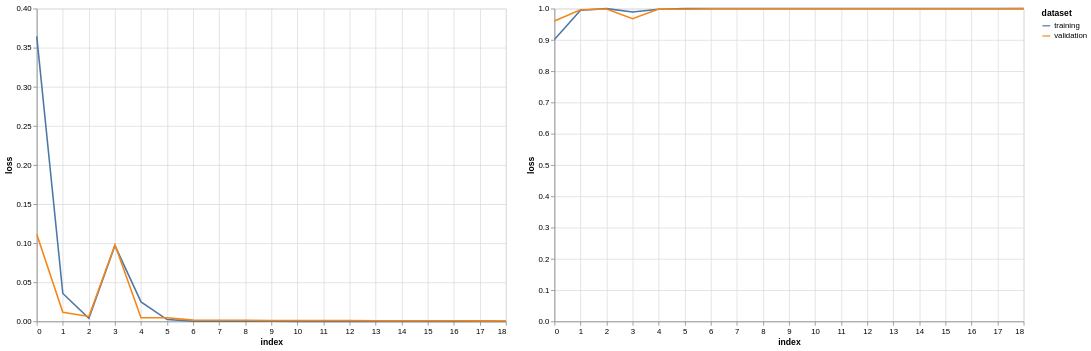

Write notebook code for a chart like this one.
### Code cell
loss_df = results_df.loc[:epoch-1,[('training', 'loss'), ('validation', 'loss')]]
# loss_df.columns = ["_".join(a) for a in loss_df.columns.to_flat_index()]
loss_df.columns = loss_df.columns.get_level_values(0)
loss_chart = alt.Chart(
    loss_df.reset_index()
).transform_fold(
    loss_df.columns.to_list(), ['dataset', 'loss']
).mark_line().encode(
    x='index:Q', y='loss:Q', color='dataset:N'
).properties(width=600, height=400)
# ------
accuracy_df = results_df.loc[:epoch-1,[('training', 'accuracy'), ('validation', 'accuracy')]]
# accuracy_df.columns = ["_".join(a) for a in accuracy_df.columns.to_flat_index()]
accuracy_df.columns = accuracy_df.columns.get_level_values(0)
accuracy_df_chart = alt.Chart(
    accuracy_df.reset_index()
).transform_fold(
    accuracy_df.columns.to_list(), ['dataset', 'loss']
).mark_line().encode(
    x='index:Q', y='loss:Q', color='dataset:N'
).properties(width=600, height=400)
# ------
# loss_chart
# accuracy_df_chart
loss_chart | accuracy_df_chart

### Figure 1 — Vega-Lite specification as saved in the notebook (floating-point values rounded to 4 significant figures)
{"config": {"view": {"continuousWidth": 300, "continuousHeight": 300}}, "hconcat": [{"data": {"name": "data-b70e117feabe0222d8cf27b8462fbcf3"}, "mark": {"type": "line"}, "encoding": {"color": {"field": "dataset", "type": "nominal"}, "x": {"field": "index", "type": "quantitative"}, "y": {"field": "loss", "type": "quantitative"}}, "height": 400, "transform": [{"fold": ["training", "validation"], "as": ["dataset", "loss"]}], "width": 600}, {"data": {"name": "data-0a6b8340883ae103902cd2b18971f66f"}, "mark": {"type": "line"}, "encoding": {"color": {"field": "dataset", "type": "nominal"}, "x": {"field": "index", "type": "quantitative"}, "y": {"field": "loss", "type": "quantitative"}}, "height": 400, "transform": [{"fold": ["training", "validation"], "as": ["dataset", "loss"]}], "width": 600}], "$schema": "https://vega.github.io/schema/vega-lite/v5.8.0.json", "datasets": {"data-b70e117feabe0222d8cf27b8462fbcf3": [{"index": 0, "training": 0.3645, "validation": 0.1115}, {"index": 1, "training": 0.03573, "validation": 0.01175}, {"index": 2, "training": 0.003901, "validation": 0.00634}, {"index": 3, "training": 0.09699, "validation": 0.09805}, {"index": 4, "training": 0.02491, "validation": 0.004613}, {"index": 5, "training": 0.002359, "validation": 0.004756}, {"index": 6, "training": 0.0003424, "validation": 0.001637}, {"index": 7, "training": 0.0001457, "validation": 0.00156}, {"index": 8, "training": 0.0001115, "validation": 0.001453}, {"index": 9, "training": 9.061e-05, "validation": 0.001262}, {"index": 10, "training": 7.538e-05, "validation": 0.001109}, {"index": 11, "training": 6.373e-05, "validation": 0.001086}, {"index": 12, "training": 5.473e-05, "validation": 0.001043}, {"index": 13, "training": 4.718e-05, "validation": 0.0009117}, {"index": 14, "training": 4.04e-05, "validation": 0.000818}, {"index": 15, "training": 3.476e-05, "validation": 0.000816}, {"index": 16, "training": 3.016e-05, "validation": 0.000741}, {"index": 17, "training": 2.575e-05, "validation": 0.0007147}, {"index": 18, "training": 2.231e-05, "validation": 0.0006043}], "data-0a6b8340883ae103902cd2b18971f66f": [{"index": 0, "training": 0.9012, "validation": 0.9606}, {"index": 1, "training": 0.9949, "validation": 0.9966}, {"index": 2, "training": 1.0, "validation": 0.9985}, {"index": 3, "training": 0.9891, "validation": 0.9675}, {"index": 4, "training": 0.9978, "validation": 0.9989}, {"index": 5, "training": 0.9999, "validation": 0.9981}, {"index": 6, "training": 1.0, "validation": 0.9996}, {"index": 7, "training": 1.0, "validation": 0.9992}, {"index": 8, "training": 1.0, "validation": 0.9992}, {"index": 9, "training": 1.0, "validation": 0.9992}, {"index": 10, "training": 1.0, "validation": 0.9992}, {"index": 11, "training": 1.0, "validation": 0.9996}, {"index": 12, "training": 1.0, "validation": 0.9992}, {"index": 13, "training": 1.0, "validation": 0.9996}, {"index": 14, "training": 1.0, "validation": 0.9996}, {"index": 15, "training": 1.0, "validation": 0.9996}, {"index": 16, "training": 1.0, "validation": 0.9996}, {"index": 17, "training": 1.0, "validation": 0.9996}, {"index": 18, "training": 1.0, "validation": 1.0}]}}
